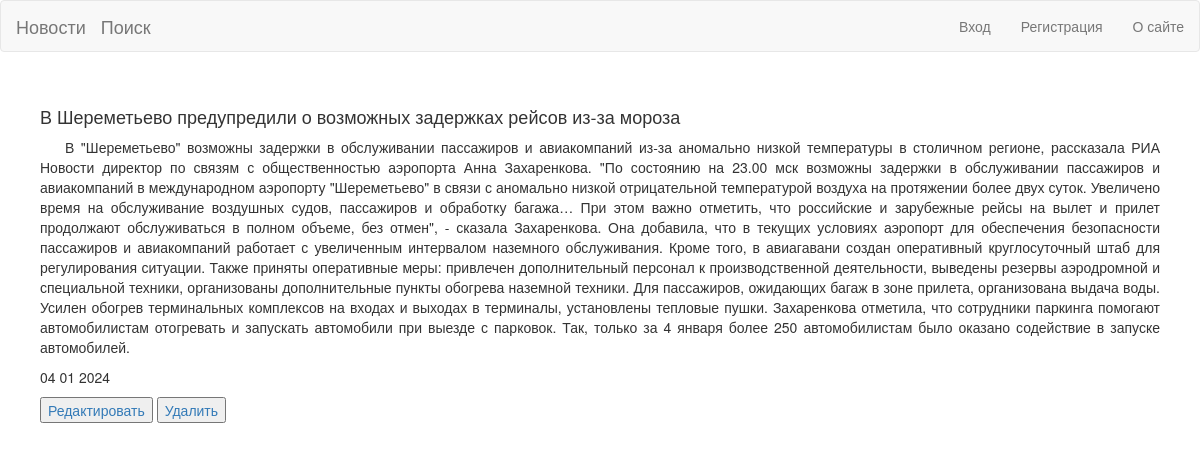
/18, run on the app's committed database.
### News_app/models.py (models this page shows, shortened)
class Post(models.Model):
    article = 'A'
    news = 'N'
    POSITIONS = [
        (article, 'статья'),
        (news, 'новость')
    ]
    type = models.CharField(max_length=1, choices=POSITIONS, default=news)
    date = models.DateTimeField('Дата')
    category = models.ManyToManyField(Category, through='PostCategory')
    title = models.CharField(max_length=225)
    text = models.TextField()

### News_app/views.py (the view)
# urls.py: path('<int:pk>', ArticlesDetail.as_view(), name='articles_detail'),
class ArticlesDetail(DetailView):
    model = Post
    template_name = 'flatpages/news_detail.html'
    context_object_name = 'article'

### templates/flatpages/news_detail.html (shortened to what this page needs)
{% extends 'flatpages/default.html' %}
{% load custom_filters %}
{% block content %}
<div style="padding: 25px;">
    <h4>{{ article.title}}</h4>
    <div style="text-indent:25px;" align="justify"><p>{{ article.text|linebreaks }}</p></div>
    <p>{{ article.date|date:"d m Y" }}</p>
<div>
    <a href="{% url 'news_edit' article.id %}"><input type="button" value="Редактировать"/></a>
    <a href="{% url 'news_delete' article.id %}"><input type="button" value="Удалить"/></a>
</div>
    </div>
{% endblock %}

### data on the page
Post: title "В Шереметьево предупредили о возможных задержках рейсов из-за мороза", text "В \"Шереметьево\" возможны задержки в обслуживании пассажиров и авиакомпаний из-за аномально низкой температуры в столичном регионе, рассказала РИА Новости директор по связям с общественностью аэропорта Анна Захаренкова. \"По состоянию на 23.00 мск возможны задержки в обслуживании пассажиров и авиакомпаний в международном аэропорту \"Шереметьево\" в связи с аномально низкой отрицательной температурой воздуха на протяжении более двух суток. Увеличено время на обслуживание воздушных судов, пассажиров и обработку багажа… При этом важно отметить, что российские и зарубежные рейсы на вылет и прилет продолжают обслуживаться в полном объеме, без отмен\", - сказала Захаренкова. Она добавила, что в…", date "04 01 2024"
